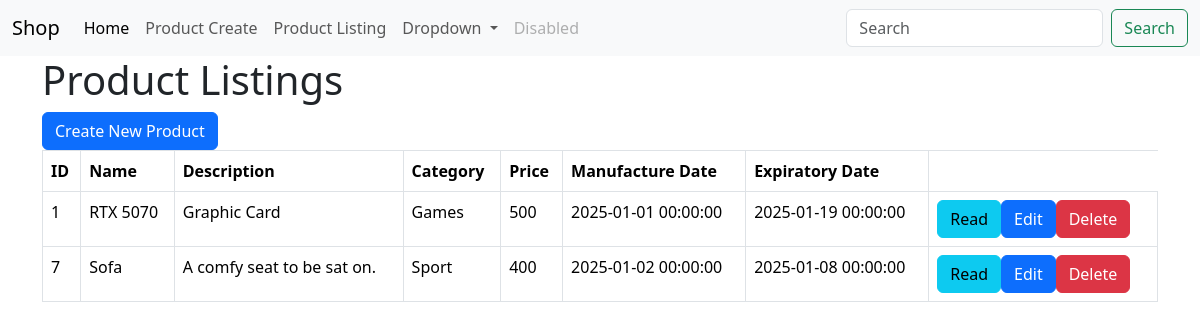
Screenshot of /product_listing.php (signed in) with the database file from the repository.
### tables this page shows
CREATE TABLE IF NOT EXISTS `products` (
  `id` int NOT NULL AUTO_INCREMENT,
  `name` varchar(50) NOT NULL,
  `description` text NOT NULL,
  `product_cat` int NOT NULL,
  `price` double NOT NULL,
  `manufacture_date` datetime NOT NULL,
  `expired_date` datetime NOT NULL,
  `created` datetime NOT NULL,
  `modified` timestamp NOT NULL,
  PRIMARY KEY (`id`)
);

CREATE TABLE IF NOT EXISTS `product_cat` (
  `product_cat_id` int NOT NULL AUTO_INCREMENT,
  `product_cat_name` varchar(50) NOT NULL,
  `product_cat_description` text NOT NULL,
  PRIMARY KEY (`product_cat_id`)
);

### product_listing.php (the view, shortened to what this page needs)
<!DOCTYPE HTML>
<html>
<?php
include 'menu.php';
?>
<head>
    <link href="https://cdn.jsdelivr.net/npm/bootstrap@5.3.3/dist/css/bootstrap.min.css" rel="stylesheet">
</head>
<body>
    <div class="container">
        <div class="page-header">
            <h1>Product Listings</h1>
        </div>
        <?php
        include 'config/database.php';
        $query = "SELECT id, name, description, price, product_cat_name, created, modified, manufacture_date, expired_date FROM products
        INNER JOIN product_cat ON products.product_cat = product_cat.product_cat_id ORDER BY id ASC";
        $stmt = $con->prepare($query);
        $stmt->execute();
        $num = $stmt->rowCount();
        echo "<a href='product_create.php' class='btn btn-primary m-b-1em'>Create New Product</a>";
        if ($num > 0) {
            echo "<table class='table table-hover table-responsive table-bordered'>";
            echo "<tr>";
            echo "<th>ID</th>";
            echo "<th>Name</th>";
            echo "<th>Description</th>";
            echo "<th>Category";
            echo "<th>Price</th>";
            echo "<th>Manufacture Date</th>";
            echo "<th>Expiratory Date</th>";
            echo "</tr>";
            while ($row = $stmt->fetch(PDO::FETCH_ASSOC)) {
                extract($row);
                echo "<tr>";
                echo "<td>{$id}</td>";
                echo "<td>{$name}</td>";
                echo "<td>{$description}</td>";
                echo "<td>{$product_cat_name}</td>";
                echo "<td>{$price}</td>";
                echo "<td>{$manufacture_date}</td>";
                echo "<td>{$expired_date}</td>";
                echo "<td>";
                echo "<a href='product_details.php?id={$id}' class='btn btn-info m-r-1em'>Read</a>";
                echo "<a href='product_update.php?id={$id}' class='btn btn-primary m-r-1em'>Edit</a>";
                echo "<a href='#' onclick='delete_user({$id});'  class='btn btn-danger'>Delete</a>";
                echo "</td>";
                echo "</tr>";
            }
            echo "</table>";
        }
        else {
            echo "<div class='alert alert-danger'>No records found.</div>";
        }
        ?>
    </div>
</body>
</html>

### menu.php (shortened to what this page needs)
<nav class="navbar navbar-expand-lg bg-body-tertiary">
  <div class="container-fluid">
    <a class="navbar-brand" href="#">Shop</a>
    <div class="collapse navbar-collapse" id="navbarSupportedContent">
      <ul class="navbar-nav me-auto mb-2 mb-lg-0">
        <li class="nav-item">
          <a class="nav-link active" aria-current="page" href="#">Home</a>
        </li>
        <li class="nav-item">
          <a class="nav-link" href="product_create.php">Product Create</a>
        </li>
        <li class="nav-item">
          <a class="nav-link" href="product_listing.php">Product Listing</a>
        </li>
        <li class="nav-item dropdown">
          <a class="nav-link dropdown-toggle" href="#" role="button" data-bs-toggle="dropdown" aria-expanded="false">
            Dropdown
          </a>
        </li>
        <li class="nav-item">
          <a class="nav-link disabled" aria-disabled="true">Disabled</a>
        </li>
      </ul>
      <form class="d-flex" role="search">
        <input class="form-control me-2" type="search" placeholder="Search" aria-label="Search">
        <button class="btn btn-outline-success" type="submit">Search</button>
      </form>
    </div>
  </div>
</nav>

### rows the page displays
products: id "1", name "RTX 5070", description "Graphic Card", product_cat.product_cat_name "Games", price "500", manufacture_date "2025-01-01 00:00:00", expired_date "2025-01-19 00:00:00"
products: id "7", name "Sofa", description "A comfy seat to be sat on.", product_cat.product_cat_name "Sport", price "400", manufacture_date "2025-01-02 00:00:00", expired_date "2025-01-08 00:00:00"
